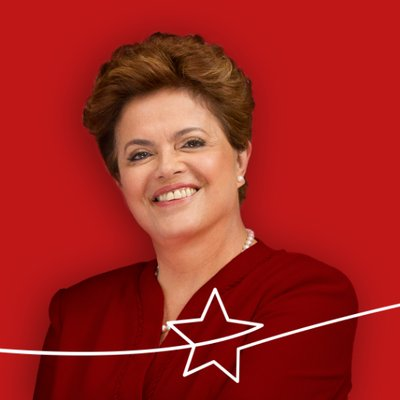
#> input picture notes/section2/chapter5/images/dilma.jpg, 400 x 400 px
$ python coloring_gray_img.py
#> lines starting #> are read from the running program, lines starting #| are printed output that depends on the picture
import cv2
import numpy as np

# humans are not good in observing changes to gray scale images
# it is possible to color the gray images with pseudo colors

img = cv2.imread('./images/dilma.jpg')
#> img is the input picture: shape (400, 400, 3); mean B, G, R 31.6, 36.8, 162.8
gray_img = cv2.cvtColor(img, cv2.COLOR_BGR2GRAY)
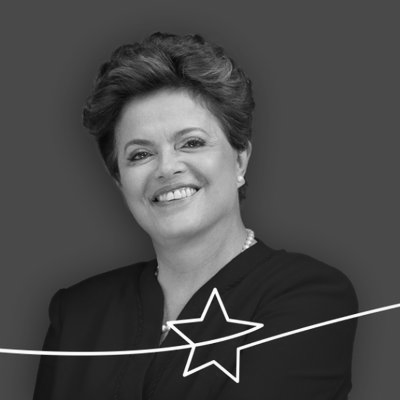
#> gray_img: shape (400, 400); min 7, max 255, mean 73.8
cv2.imshow('gray', gray_img)
cv2.waitKey()
cv2.destroyAllWindows()

# recoloring
img_hsv = cv2.applyColorMap(gray_img, cv2.COLORMAP_HSV)
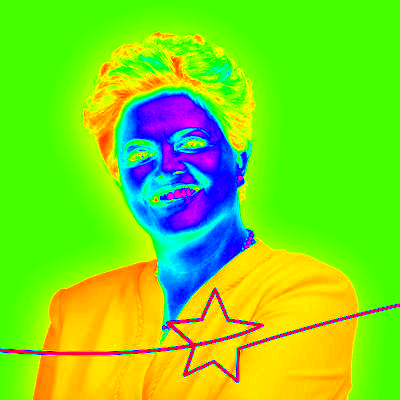
#> img_hsv: shape (400, 400, 3); mean B, G, R 32.2, 219, 126.6
# there are other colormaps available
cv2.imshow('hsv pseudo colored', img_hsv)
cv2.waitKey()
cv2.destroyAllWindows()

# it is also possible to apply custom color maps to an image

$ run again, with notes/section2/chapter5/images/image.jpg copied over notes/section2/chapter5/images/dilma.jpg
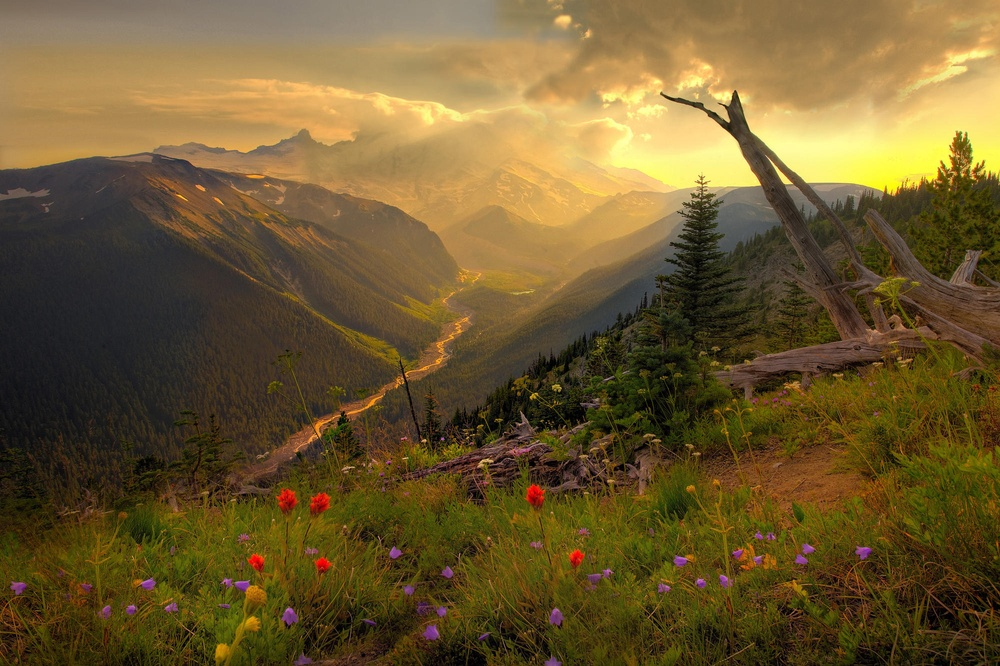
#> input picture notes/section2/chapter5/images/image.jpg, 1000 x 666 px, shrunk from 2000 x 1333 before the run
#> img is the input picture: shape (666, 1000, 3); mean B, G, R 48.3, 89.9, 110
#> `gray_img = cv2.cvtColor(img, cv2.COLOR_BGR2GRAY)`:
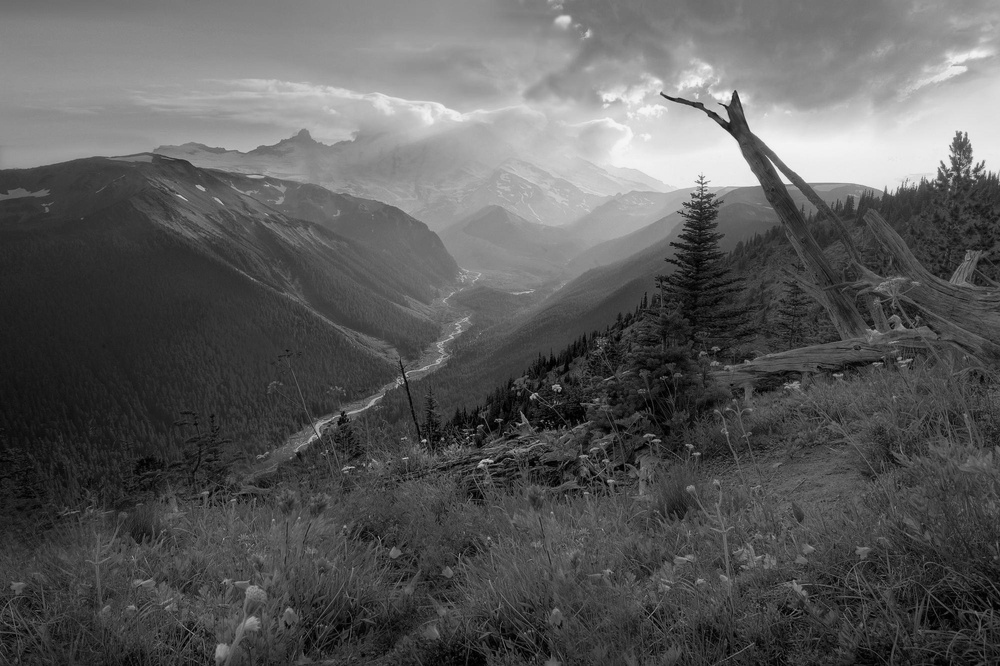
#> gray_img: shape (666, 1000); min 0, max 246, mean 91.1
#> `img_hsv = cv2.applyColorMap(gray_img, cv2.COLORMAP_HSV)`:
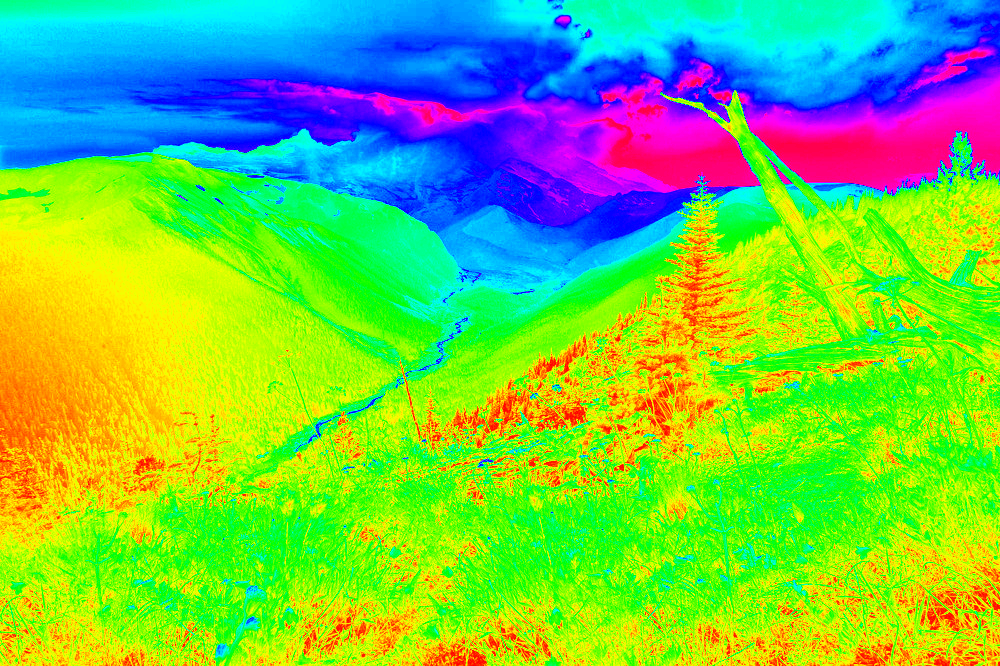
#> img_hsv: shape (666, 1000, 3); mean B, G, R 80.4, 196.1, 116.1
